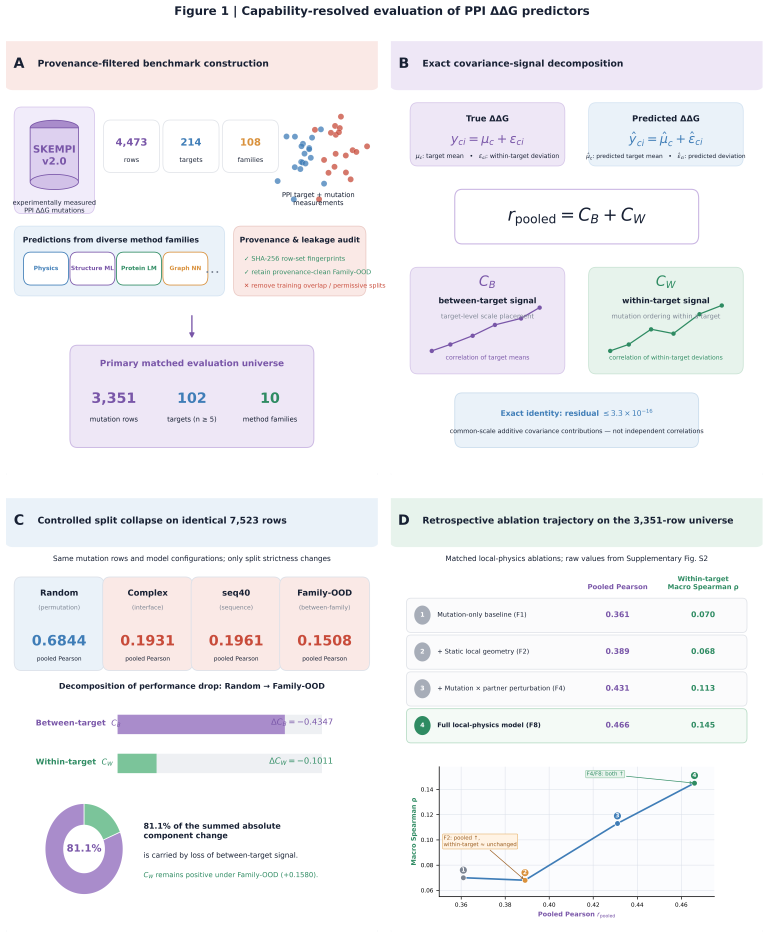
#> input picture figures_v5/Fig1_overview_EN.png, 5380 x 6561 px, found by its file name (shown at 1/7 size)
$ python 36_diag_fig1_rows.py
#> lines starting #> are read from the running program, lines starting #| are printed output that depends on the picture
# -*- coding: utf-8 -*-
"""scripts/v8_1/36_diag_fig1_rows.py -- 找出 Figure 1 中可切分的空白行，用于竖向重排放大。"""
import sys
import numpy as np
from PIL import Image

sys.stdout.reconfigure(encoding="utf-8", errors="replace")
im = Image.open("figures_v5/Fig1_overview_EN.png").convert("L")
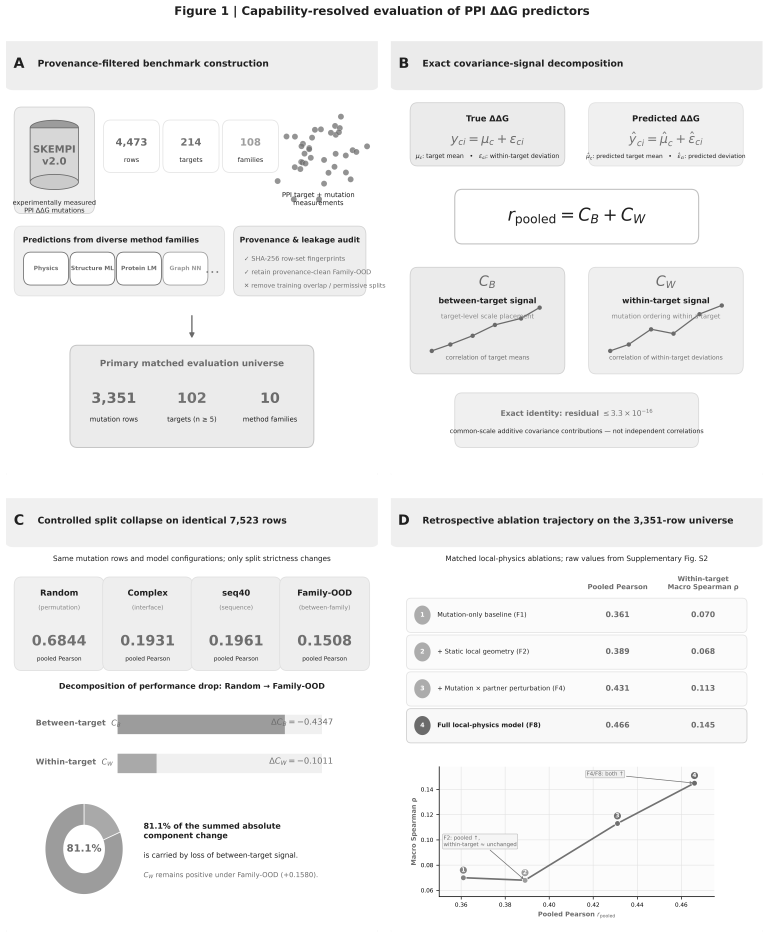
#> im: PIL image 5380x6561 L (shown at 1/7 size); min 0, max 255, mean 242.2
a = np.asarray(im)
H, W = a.shape
#> H = 6561; W = 5380
print(f"size = {W} x {H}  (aspect {W/H:.2f})")
#| size = 5380 x 6561  (aspect 0.82)

# 每行中「非白」像素占比
rowdark = (a < 235).mean(axis=1)
#> rowdark = 6561 values, max 0.617 at index 3129, min 0 at index 0, mean 0.0627
# 找中部区域最白的一行
lo, hi = int(H * 0.25), int(H * 0.75)
#> lo = 1640; hi = 4920
mid = lo + int(np.argmin(rowdark[lo:hi]))
#> mid = 3136
print(f"最空白的中部行 = {mid}  (占比 {rowdark[mid]:.4f})")
#| 最空白的中部行 = 3136  (占比 0.0000)

# 打印若干候选切分行的空白度
print("\ncandidate split rows (row, nonwhite fraction):")
for f in np.linspace(0.30, 0.70, 17):
    r = int(H * f)
    print(f"  y={r:5d}  frac={rowdark[r]:.4f}")
#> this loop made 17 passes
#|   y= 1968  frac=0.0340
#|   y= 2132  frac=0.0271
#|   y= 2296  frac=0.0184
#|   y= 2460  frac=0.0191
#|   y= 2624  frac=0.0030
#|   y= 2788  frac=0.0537
#|   y= 2952  frac=0.0086
#|   y= 3116  frac=0.0067
#> (further printed lines are left out)

# 上下两半的高度比
for frac in (0.40, 0.44, 0.46, 0.48):
    r = int(H * frac)
    print(f"\nsplit at {frac:.2f} -> top {r}px, bottom {H-r}px; "
          f"top aspect {W/r:.2f}, bottom aspect {W/(H-r):.2f}")
